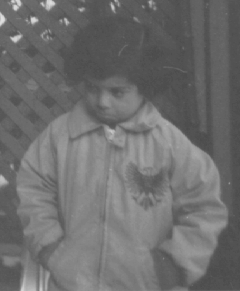
%> input picture imagedb/pout.tif, 240 x 291 px
$ octave exercise5.3.m   (GNU Octave 9; MATLAB toolbox functions it lacks are replaced by stand-ins)
%> lines starting %> are read from the running program, lines starting %| are printed output that depends on the picture
I = imread("pout.tif");
%> I is the input picture: size 291x240x3 uint8; min 74, max 224, mean 110.3

%gamma < 1
J = imadjust(double(I)/255,[],[],0.5);
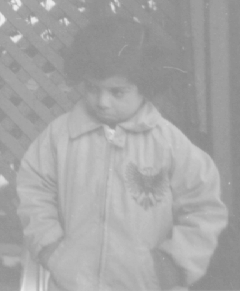
%> J: size 291x240x3 double; min 0.539, max 0.937, mean 0.654
imwrite(J,"pout_adjusted3.png");

figure(3),
subplot(2,2,1), imshow(I), title("Original Image");
subplot(2,2,2), imhist(I), title("Histogram");
subplot(2,2,3), imshow(J), title("Adjusted Image");
subplot(2,2,4), imhist(J), title("Histogram");
%> after `title("Histogram")`:
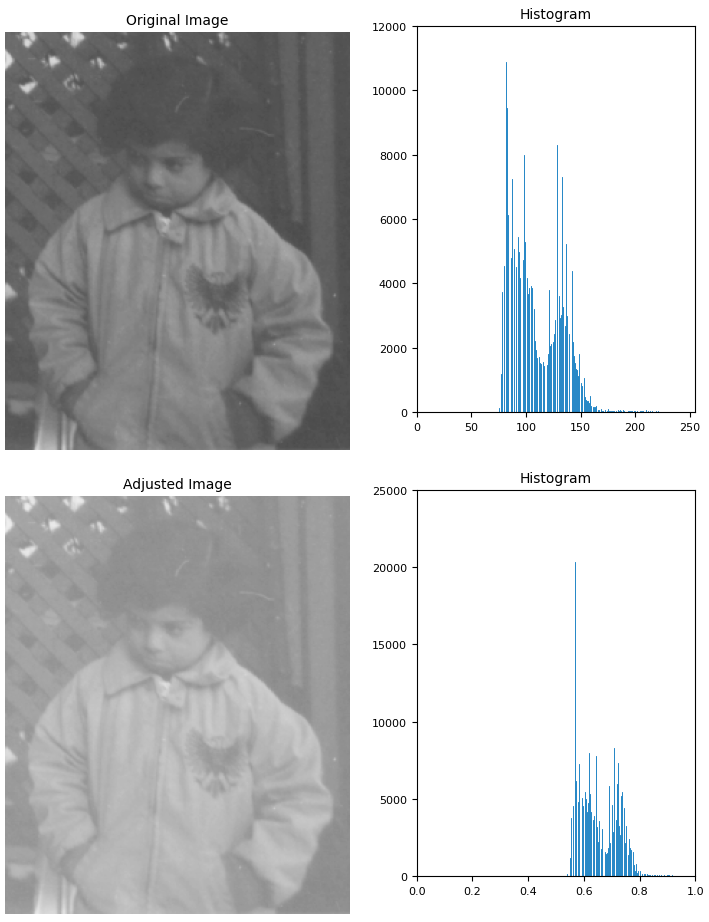
%> figure redrawn from the program's plot data, 4 panels

%gamma = 1
K = imadjust(double(I)/255,[],[],1);
imwrite(K,"pout_adjusted4.png");

figure(4),
subplot(2,2,1), imshow(I), title("Original Image");
subplot(2,2,2), imhist(I), title("Histogram");
subplot(2,2,3), imshow(K), title("Adjusted Image");
subplot(2,2,4), imhist(K), title("Histogram");
%> after `title("Histogram")`:
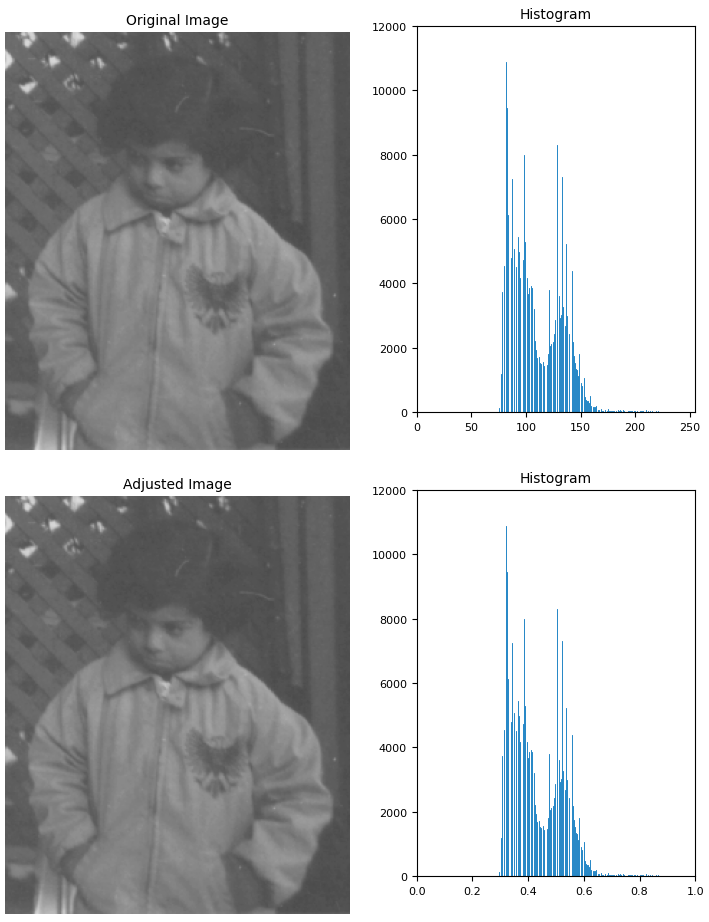
%> figure redrawn from the program's plot data, 4 panels

%gamma > 1
L = imadjust(double(I)/255,[],[],2);
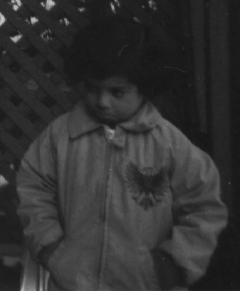
%> L: size 291x240x3 double; min 0.0842, max 0.772, mean 0.195
imwrite(L,"pout_adjusted5.png");

figure(5),
subplot(2,2,1), imshow(I), title("Original Image");
subplot(2,2,2), imhist(I), title("Histogram");
subplot(2,2,3), imshow(L), title("Adjusted Image");
subplot(2,2,4), imhist(L), title("Histogram");
%> after `title("Histogram")`:
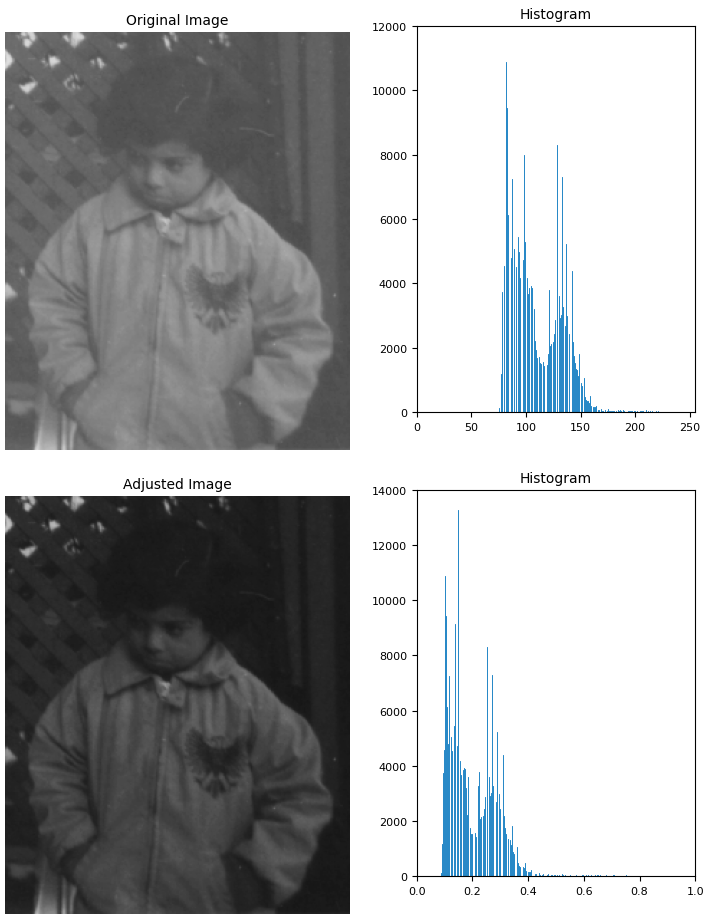
%> figure redrawn from the program's plot data, 4 panels
